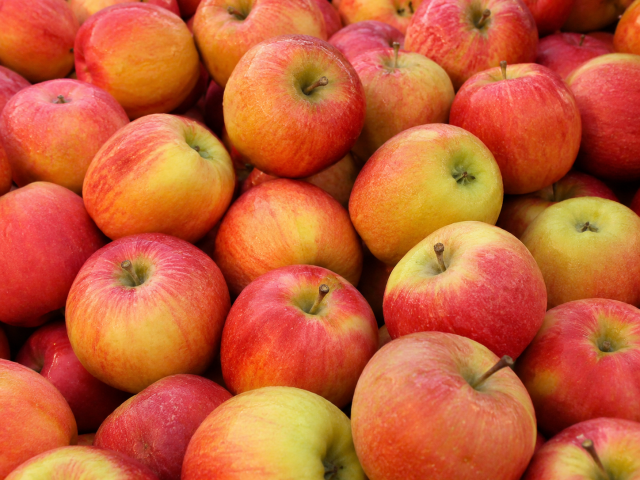
#> input picture Chapter11/apple.png, 640 x 480 px
$ python 11-10_alpha_blend.py
#> lines starting #> are read from the running program, lines starting #| are printed output that depends on the picture
import cv2

# 同じサイズの2枚の画像を読み込む
img1 = cv2.imread("apple.png")
#> img1 is the input picture: shape (480, 640, 3); mean B, G, R 53.8, 93.9, 196
img2 = cv2.imread("orange.png")
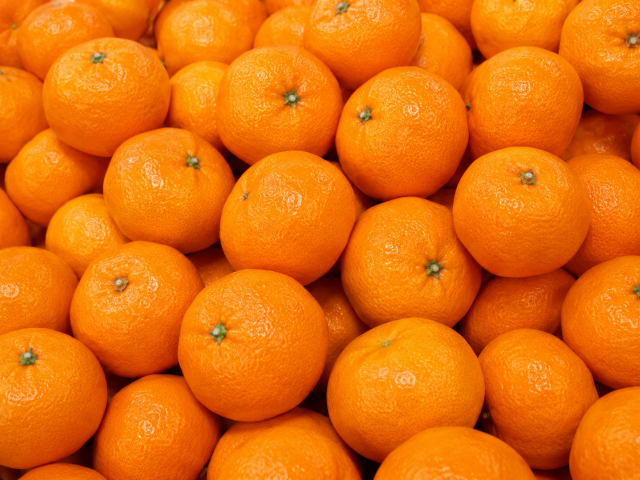
#> input picture Chapter11/orange.png, 640 x 480 px
#> img2 is the input picture: shape (480, 640, 3); mean B, G, R 9.3, 109.4, 227.4

# alpha: img1 の重み（0.0〜1.0）
# 1 - alpha: img2 の重み
alpha = 0.6

# cv2.addWeighted(src1, alpha, src2, beta, gamma)
# 出力 = src1 * alpha + src2 * beta + gamma
img_blend = cv2.addWeighted(img1, alpha, img2, 1.0 - alpha, 0.0)
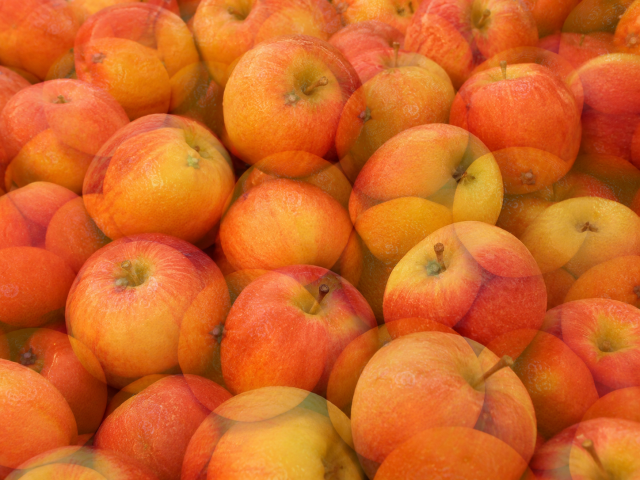
#> img_blend: shape (480, 640, 3); mean B, G, R 36, 100.1, 208.5

cv2.imwrite("blend_06.jpg", img_blend)
